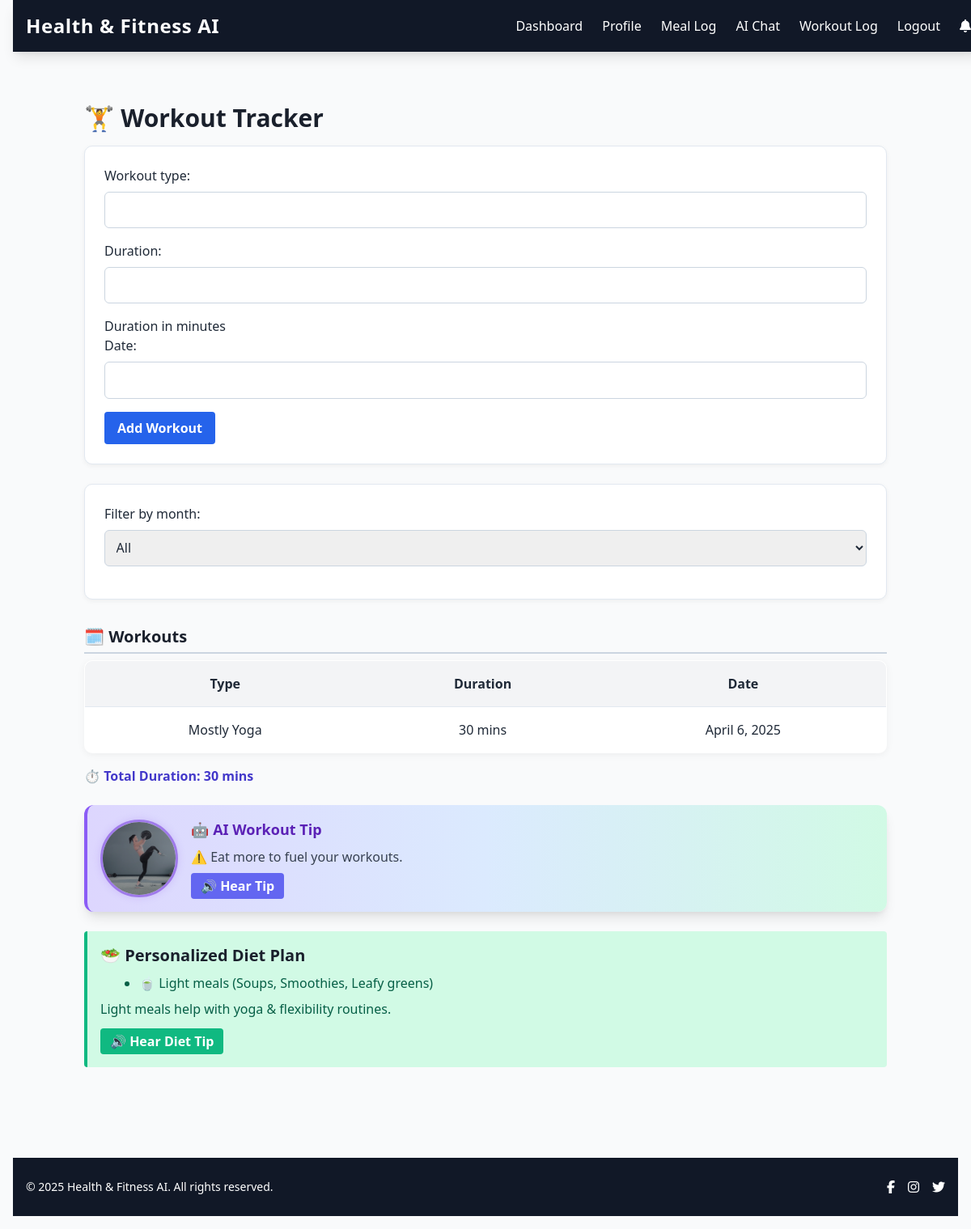
The app's page /workouts/ (signed in) with its own data.
### workouts/models.py (models this page shows, shortened)
class Workout(models.Model):
    user = models.ForeignKey(User, on_delete=models.CASCADE)
    workout_type = models.CharField(max_length=100)
    duration = models.PositiveIntegerField(help_text="Duration in minutes")
    date = models.DateField()

### workouts/views.py (the view, shortened to what this page needs)
# urls.py: path('', views.workout_list, name='workout_list'),
@login_required
def workout_list(request):
    all_workouts = Workout.objects.filter(user=request.user)  # All workouts for diet analysis
    workouts = all_workouts.order_by('-date')  # default
    selected_month = request.GET.get('month')
    if selected_month:
        workouts = workouts.filter(date__month=selected_month)
    form = WorkoutForm()
    usda_food_data = [
        {'calories': 300, 'protein': 20},
        {'calories': 250, 'protein': 15},
    ]
    ai_recommendation = generate_workout_ai_recommendation(workouts, usda_food_data)
    diet_plan = generate_diet_plan_by_activity(all_workouts)  # Use all workouts here
    total_duration = workouts.aggregate(Sum('duration'))['duration__sum'] or 0
    return render(request, 'workouts/workout_list.html', {
        'form': form,
        'workouts': workouts,
        'selected_month': selected_month,
        'months': list(enumerate(month_name))[1:],
        'total_duration': total_duration,
        'ai_recommendation': ai_recommendation,
        'diet_plan': diet_plan
    })

### workouts/forms.py
class WorkoutForm(forms.ModelForm):  # ✅ Correct
    class Meta:
        model = Workout
        fields = ['workout_type', 'duration', 'date']

### notifications/context_processors.py (called while the page is built)
def notification_status(request):
    if request.user.is_authenticated:
        has_new = Notification.objects.filter(user=request.user, is_read=False).exists()
        return {'has_new_notifications': has_new}
    return {}

### templates/workouts/workout_list.html (shortened to what this page needs)
{% extends 'users/base.html' %}
{% load static %}
{% block content %}
{% load static %}
<link rel="stylesheet" href="{% static 'workoutlist.css' %}">
<h1 class="text-3xl font-bold mb-4">🏋️ Workout Tracker</h1>
<form method="post" class="mb-6">
    {{ form.as_p }}
    <button type="submit" class="bg-blue-600 text-white px-4 py-2 rounded">Add Workout</button>
</form>
<form method="get" class="mb-4">
    <label>Filter by month:</label>
    <select name="month" onchange="this.form.submit()">
        <option value="">All</option>
    </select>
</form>
<h2 class="text-xl font-semibold">🗓️ Workouts</h2>
<table class="table-auto w-full mt-2 border border-gray-200">
    <thead class="bg-gray-100">
        <tr><th>Type</th><th>Duration</th><th>Date</th></tr>
    </thead>
    <tbody>
    {% for w in workouts %}
        <tr class="text-center border-t">
            <td>{{ w.workout_type }}</td>
            <td>{{ w.duration }} mins</td>
            <td>{{ w.date }}</td>
        </tr>
    {% endfor %}
    </tbody>
</table>
<p class="mt-4 font-bold text-indigo-700">⏱️ Total Duration: {{ total_duration }} mins</p>
{% if ai_recommendation %}
<div class="mt-6 flex items-center p-4 bg-gradient-to-r from-purple-200 via-blue-100 to-green-100 rounded-xl shadow-lg border-l-4 border-purple-500">
    <img src="{% static 'images/workoutai.gif' %}" alt="AI Coach" class="w-24 h-24 mr-4 rounded-full shadow-lg border-2 border-purple-400">
    <div>
        <h3 class="text-lg font-semibold text-purple-800">🤖 AI Workout Tip</h3>
        <p id="ai-tip-text" class="text-gray-700 mt-1">{{ ai_recommendation }}</p>
        <button onclick="speakTip()" class="mt-2 px-3 py-1 bg-indigo-500 text-white rounded hover:bg-indigo-700">🔊 Hear Tip</button>
    </div>
</div>
{% endif %}
{% if diet_plan %}
    <div class="mt-6 p-4 bg-green-100 border-l-4 border-green-500 text-green-800 rounded">
        <h3 class="text-xl font-semibold mb-2">🥗 Personalized Diet Plan</h3>
        <ul class="list-disc ml-6 mb-2">
            {% for meal in diet_plan.meals %}
                <li>{{ meal }}</li>
            {% endfor %}
        </ul>
        <p class="font-medium">{{ diet_plan.summary }}</p>
        <button onclick="speakDietPlan()" class="mt-3 px-3 py-1 bg-green-500 text-white rounded hover:bg-green-600">
            🔊 Hear Diet Tip
        </button>
    </div>
{% endif %}
{% endblock %}

### static/workoutlist.css (style rules this page uses)
body { font-family: 'Segoe UI', Tahoma, Geneva, Verdana, sans-serif; background: #f0f4f8; margin: 0; padding: 1rem; color: #2d3748; }
h1, h2, h3 { color: #1a202c; }
h1 { font-size: 2rem; margin-bottom: 1.5rem; }
h2 { margin-top: 2rem; font-size: 1.5rem; border-bottom: 2px solid #cbd5e0; padding-bottom: 0.3rem; }
h3 { font-size: 1.3rem; margin-bottom: 0.5rem; }
form { background: #ffffff; border: 1px solid #e2e8f0; padding: 1.5rem; border-radius: 10px; margin-bottom: 1.5rem; box-shadow: 0 2px 6px rgba(0, 0, 0, 0.05); }
input, select, textarea { width: 100%; padding: 0.6rem; margin: 0.5rem 0 1rem; border: 1px solid #cbd5e0; border-radius: 6px; font-size: 1rem; }
button { background-color: #4c51bf; color: white; padding: 0.6rem 1.2rem; border: none; border-radius: 6px; font-weight: 600; transition: background-color 0.3s ease; }
table { width: 100%; border-collapse: collapse; margin-top: 1rem; background-color: #fff; border-radius: 10px; overflow: hidden; box-shadow: 0 2px 10px rgba(0, 0, 0, 0.05); }
th, td { padding: 1rem; text-align: center; border-bottom: 1px solid #e2e8f0; }
thead { background-color: #f7fafc; font-weight: bold; }
img.rounded-full { border-radius: 50%; border: 3px solid #9f7aea; box-shadow: 0 0 10px rgba(159, 122, 234, 0.3); }
ul.list-disc { padding-left: 1.5rem; list-style-type: disc; }
li { margin-bottom: 0.4rem; }

### records on screen
Workout: workout_type "Mostly Yoga", duration "30", date "April 6, 2025"

### other values on screen
{{ total_duration }} "30"
{{ ai_recommendation }} "⚠️ Eat more to fuel your workouts."
{{ meal }} "🍵 Light meals (Soups, Smoothies, Leafy greens)"
{{ diet_plan.summary }} "Light meals help with yoga & flexibility routines."
